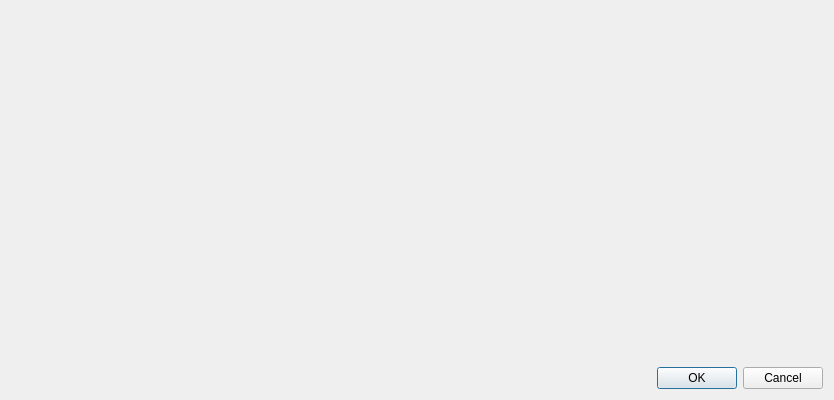
<?xml version="1.0" encoding="UTF-8"?>
<ui version="4.0">
 <class>ResourceSelectionDialog</class>
 <widget class="QDialog" name="ResourceSelectionDialog">
  <property name="geometry">
   <rect>
    <x>0</x>
    <y>0</y>
    <width>834</width>
    <height>400</height>
   </rect>
  </property>
  <property name="minimumSize">
   <size>
    <width>400</width>
    <height>400</height>
   </size>
  </property>
  <property name="windowTitle">
   <string/>
  </property>
  <layout class="QVBoxLayout" name="verticalLayout_5">
   <item>
    <layout class="QHBoxLayout" name="horizontalLayout" stretch="1,0">
     <item>
      <layout class="QVBoxLayout" name="resourcesLayout" stretch="1,0">
       <item>
        <widget class="QnResourceTreeWidget" name="resourcesWidget" native="true"/>
       </item>
       <item>
        <widget class="QFrame" name="delegateFrame">
         <property name="sizePolicy">
          <sizepolicy hsizetype="Preferred" vsizetype="Fixed">
           <horstretch>0</horstretch>
           <verstretch>0</verstretch>
          </sizepolicy>
         </property>
         <layout class="QVBoxLayout" name="delegateLayout">
          <property name="leftMargin">
           <number>0</number>
          </property>
          <property name="topMargin">
           <number>0</number>
          </property>
          <property name="rightMargin">
           <number>0</number>
          </property>
          <property name="bottomMargin">
           <number>0</number>
          </property>
         </layout>
        </widget>
       </item>
      </layout>
     </item>
     <item>
      <widget class="QWidget" name="detailsWidget" native="true">
       <layout class="QVBoxLayout" name="verticalLayout" stretch="0,0,0,0">
        <item>
         <spacer name="verticalSpacer_2">
          <property name="orientation">
           <enum>Qt::Vertical</enum>
          </property>
          <property name="sizeHint" stdset="0">
           <size>
            <width>20</width>
            <height>40</height>
           </size>
          </property>
         </spacer>
        </item>
        <item>
         <widget class="QStackedWidget" name="screenshotWidget">
          <property name="sizePolicy">
           <sizepolicy hsizetype="Preferred" vsizetype="Preferred">
            <horstretch>0</horstretch>
            <verstretch>0</verstretch>
           </sizepolicy>
          </property>
          <property name="minimumSize">
           <size>
            <width>300</width>
            <height>225</height>
           </size>
          </property>
          <property name="maximumSize">
           <size>
            <width>300</width>
            <height>225</height>
           </size>
          </property>
          <widget class="QWidget" name="page">
           <layout class="QVBoxLayout" name="verticalLayout_3">
            <property name="spacing">
             <number>0</number>
            </property>
            <property name="leftMargin">
             <number>0</number>
            </property>
            <property name="topMargin">
             <number>0</number>
            </property>
            <property name="rightMargin">
             <number>0</number>
            </property>
            <property name="bottomMargin">
             <number>0</number>
            </property>
            <item>
             <widget class="QnFramedLabel" name="screenshotLabel">
              <property name="sizePolicy">
               <sizepolicy hsizetype="Fixed" vsizetype="Preferred">
                <horstretch>0</horstretch>
                <verstretch>0</verstretch>
               </sizepolicy>
              </property>
              <property name="minimumSize">
               <size>
                <width>300</width>
                <height>225</height>
               </size>
              </property>
              <property name="maximumSize">
               <size>
                <width>300</width>
                <height>255</height>
               </size>
              </property>
              <property name="lineWidth">
               <number>4</number>
              </property>
              <property name="text">
               <string/>
              </property>
              <property name="alignment">
               <set>Qt::AlignCenter</set>
              </property>
              <property name="margin">
               <number>2</number>
              </property>
             </widget>
            </item>
           </layout>
          </widget>
          <widget class="QWidget" name="page_2">
           <layout class="QVBoxLayout" name="verticalLayout_4">
            <property name="spacing">
             <number>0</number>
            </property>
            <property name="leftMargin">
             <number>0</number>
            </property>
            <property name="topMargin">
             <number>0</number>
            </property>
            <property name="rightMargin">
             <number>0</number>
            </property>
            <property name="bottomMargin">
             <number>0</number>
            </property>
            <item>
             <widget class="QnFramedLabel" name="screenshotLabel_2">
              <property name="sizePolicy">
               <sizepolicy hsizetype="Fixed" vsizetype="Preferred">
                <horstretch>0</horstretch>
                <verstretch>0</verstretch>
               </sizepolicy>
              </property>
              <property name="minimumSize">
               <size>
                <width>300</width>
                <height>225</height>
               </size>
              </property>
              <property name="maximumSize">
               <size>
                <width>300</width>
                <height>225</height>
               </size>
              </property>
              <property name="lineWidth">
               <number>4</number>
              </property>
              <property name="text">
               <string/>
              </property>
              <property name="alignment">
               <set>Qt::AlignCenter</set>
              </property>
              <property name="margin">
               <number>2</number>
              </property>
             </widget>
            </item>
           </layout>
          </widget>
         </widget>
        </item>
        <item>
         <widget class="QLabel" name="detailsLabel">
          <property name="sizePolicy">
           <sizepolicy hsizetype="Fixed" vsizetype="Preferred">
            <horstretch>0</horstretch>
            <verstretch>0</verstretch>
           </sizepolicy>
          </property>
          <property name="minimumSize">
           <size>
            <width>300</width>
            <height>0</height>
           </size>
          </property>
          <property name="maximumSize">
           <size>
            <width>300</width>
            <height>16777215</height>
           </size>
          </property>
          <property name="text">
           <string/>
          </property>
          <property name="alignment">
           <set>Qt::AlignBottom|Qt::AlignHCenter</set>
          </property>
          <property name="wordWrap">
           <bool>true</bool>
          </property>
         </widget>
        </item>
        <item>
         <spacer name="verticalSpacer">
          <property name="orientation">
           <enum>Qt::Vertical</enum>
          </property>
          <property name="sizeHint" stdset="0">
           <size>
            <width>20</width>
            <height>40</height>
           </size>
          </property>
         </spacer>
        </item>
       </layout>
      </widget>
     </item>
    </layout>
   </item>
   <item>
    <widget class="QDialogButtonBox" name="buttonBox">
     <property name="orientation">
      <enum>Qt::Horizontal</enum>
     </property>
     <property name="standardButtons">
      <set>QDialogButtonBox::Cancel|QDialogButtonBox::Ok</set>
     </property>
    </widget>
   </item>
  </layout>
 </widget>
 <customwidgets>
  <customwidget>
   <class>QnFramedLabel</class>
   <extends>QLabel</extends>
   <header location="global">ui/widgets/common/framed_label.h</header>
  </customwidget>
  <customwidget>
   <class>QnResourceTreeWidget</class>
   <extends>QWidget</extends>
   <header location="global">ui/widgets/resource_tree_widget.h</header>
   <container>1</container>
  </customwidget>
 </customwidgets>
 <resources/>
 <connections/>
</ui>
